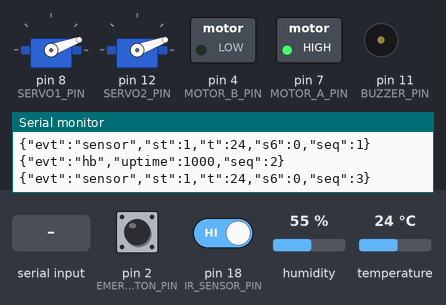
The sketch below on a simulated Arduino Uno, built with avr-gcc and run on an emulated ATmega328P. Shown: 2 × servo, switched loads named in the sketch (green lamp = pin HIGH), buzzer (waves = sounding), the last lines printed to the serial monitor. Inputs (shaded band) come from the test bench; at power-on: pin 2 (EMERGENCY_BUTTON_PIN) HIGH, pin 18 (IR_SENSOR_PIN) HIGH, humidity 55 %, temperature 24 °C.

Above: at 1.2 s.
1.3 s: pin 2 (EMERGENCY_BUTTON_PIN) pulled LOW for 0.15 s
At 6.0 s:
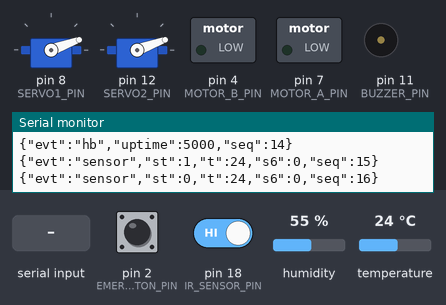
6.5 s: "B" received over Serial
At 6.74 s:
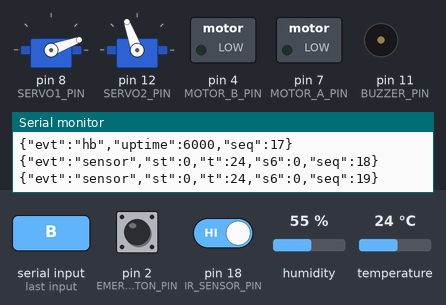
8.4 s: "A" received over Serial
At 8.64 s:
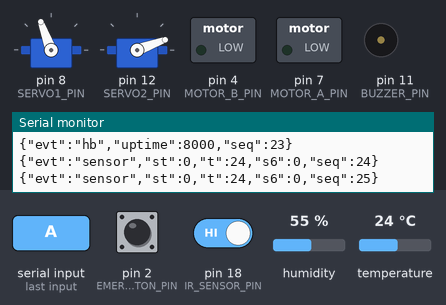
Timing chart, 0 to 11.4 s (numbered marks = the images above; inputs shaded):
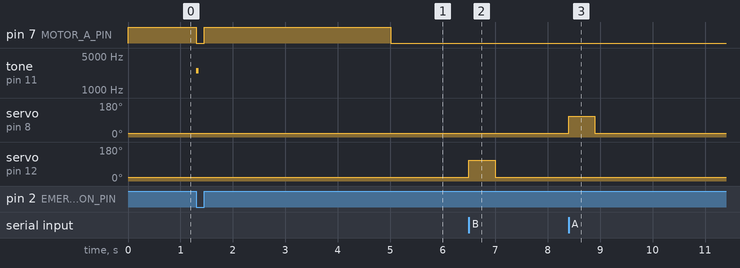

The sketch:

manufacturing_hardware.ino
```cpp
#include <Servo.h>
#include <DHT.h>
#include <ArduinoJson.h>
#include <avr/wdt.h>

// 핀 설정
#define IR_SENSOR_PIN 18
#define DHTPIN 13
#define DHTTYPE DHT22
#define EMERGENCY_BUTTON_PIN 2
#define BUZZER_PIN 11
#define SERVO1_PIN 8
#define SERVO2_PIN 12
#define MOTOR_A_PIN 7
#define MOTOR_B_PIN 4

// 시간 설정
const unsigned long PC_TIMEOUT_MS = 5000;
const unsigned long HEARTBEAT_INTERVAL_MS = 1000;
const unsigned long SENSOR_SEND_INTERVAL_MS = 500;
const unsigned long CONVEYOR_STOP_TIME_MS = 5000;
const unsigned long SENSOR_DEBOUNCE_TIME_MS = 30;
const unsigned long SERVO_RETURN_TIME_MS = 500;

// 동작값 설정
const int SERVO_WAIT_ANGLE = 20;
const int SERVO_ACTION_ANGLE = 110;
const int MOTOR_PWM = 150;
const char* FW_VERSION = "1.2.0";

// 장치 객체
DHT dht(DHTPIN, DHTTYPE);
Servo servo1;
Servo servo2;

// 서보모터 명령 저장 구조체
struct ServoTask {
  int servoId;
  int angle;
};

const int SERVO_QUEUE_SIZE = 10;
ServoTask servoQueue[SERVO_QUEUE_SIZE];

int queueHead = 0;
int queueTail = 0;

bool servoActive = false;
unsigned long servoStartTime = 0;

// 시스템 상태
int systemRunning = 1;
float temperatureValue = 0.0;

unsigned long lastCommandTime = 0;
unsigned long lastHeartbeatTime = 0;
unsigned long lastSensorSendTime = 0;
unsigned long sequenceNumber = 0;

bool pcTimeout = false;
bool emergencyStopped = false;
bool objectDetected = false;
bool sensorArmed = true;

unsigned long sensorLowStartTime = 0;
unsigned long conveyorStopStartTime = 0;

void setup() {
  Serial.begin(115200);

  dht.begin();

  servo1.attach(SERVO1_PIN);
  servo2.attach(SERVO2_PIN);
  moveBothServos(SERVO_WAIT_ANGLE);

  pinMode(IR_SENSOR_PIN, INPUT_PULLUP);
  pinMode(EMERGENCY_BUTTON_PIN, INPUT_PULLUP);
  pinMode(BUZZER_PIN, OUTPUT);
  pinMode(MOTOR_A_PIN, OUTPUT);
  pinMode(MOTOR_B_PIN, OUTPUT);

  lastCommandTime = millis();

  // 프로그램이 멈췄을 때 약 8초 후 자동 재시작
  wdt_enable(WDTO_8S);

  sendBootMessage();
}

void loop() {
  wdt_reset();

  unsigned long now = millis();

  processSerialCommunication(now);
  processEmergencyStop(now);
  processPcTimeout(now);
  processServoControl(now);
  processInfraredSensor(now);

  sendHeartbeat(now);
  sendSensorStatus(now);

  controlConveyorMotor();
}
```

Communication.ino
```cpp
void sendBootMessage() {
  StaticJsonDocument<160> bootData;

  bootData["evt"] = "boot";
  bootData["fw_version"] = FW_VERSION;

  serializeJson(bootData, Serial);
  Serial.println();
}

void sendAck(long sequence) {
  StaticJsonDocument<64> ackData;

  ackData["evt"] = "ack";
  ackData["seq"] = sequence;

  serializeJson(ackData, Serial);
  Serial.println();
}

void processSerialCommunication(unsigned long now) {
  if (Serial.available() <= 0) {
    return;
  }

  // JSON 명령 처리
  if (Serial.peek() == '{') {
    StaticJsonDocument<128> commandData;

    DeserializationError error = deserializeJson(commandData, Serial);
    if (error) {
      return;
    }

    lastCommandTime = now;
    pcTimeout = false;

    String command = commandData["cmd"] | "";
    long sequence = commandData["seq"] | 0;

    if (command == "start") {
      systemRunning = 1;
      sendAck(sequence);
    }
    else if (command == "stop") {
      systemRunning = 0;
      sendAck(sequence);
    }
    else if (command == "motor") {
      int motorValue = commandData["value"] | 0;
      systemRunning = motorValue > 0 ? 1 : 0;
      sendAck(sequence);
    }
    else if (command == "servo") {
      String target = commandData["target"] | "A";
      int angle = commandData["value"] | SERVO_ACTION_ANGLE;

      if (target == "B") {
        addServoTask(2, angle);
      }
      else {
        addServoTask(1, angle);
      }

      sendAck(sequence);
    }
    else if (command == "ping") {
      sendAck(sequence);
    }

    return;
  }

  // 간단한 문자 명령 처리
  char command = Serial.read();

  if (command == '0') {
    systemRunning = 0;
    lastCommandTime = now;
    pcTimeout = false;
  }
  else if (command == '1') {
    systemRunning = 1;
    lastCommandTime = now;
    pcTimeout = false;
  }
  else if (command == 'A') {
    addServoTask(1, SERVO_ACTION_ANGLE);
    lastCommandTime = now;
    pcTimeout = false;
  }
  else if (command == 'B') {
    addServoTask(2, SERVO_ACTION_ANGLE);
    lastCommandTime = now;
    pcTimeout = false;
  }
}

void sendHeartbeat(unsigned long now) {
  if (now - lastHeartbeatTime < HEARTBEAT_INTERVAL_MS) {
    return;
  }

  StaticJsonDocument<128> heartbeatData;

  heartbeatData["evt"] = "hb";
  heartbeatData["uptime"] = now;
  heartbeatData["seq"] = ++sequenceNumber;

  serializeJson(heartbeatData, Serial);
  Serial.println();

  lastHeartbeatTime = now;
}

void sendSensorStatus(unsigned long now) {
  if (now - lastSensorSendTime < SENSOR_SEND_INTERVAL_MS) {
    return;
  }

  float measuredTemperature = dht.readTemperature();

  if (!isnan(measuredTemperature)) {
    temperatureValue = measuredTemperature;
  }

  StaticJsonDocument<160> sensorData;

  sensorData["evt"] = "sensor";
  sensorData["st"] = systemRunning;
  sensorData["t"] = temperatureValue;
  sensorData["s6"] = objectDetected ? 1 : 0;
  sensorData["seq"] = ++sequenceNumber;

  serializeJson(sensorData, Serial);
  Serial.println();

  lastSensorSendTime = now;
}

void processPcTimeout(unsigned long now) {
  if (now - lastCommandTime > PC_TIMEOUT_MS) {
    systemRunning = 0;
    pcTimeout = true;
  }
}
```

ConveyorControl.ino
```cpp
void processInfraredSensor(unsigned long now) {
  int sensorState = digitalRead(IR_SENSOR_PIN);

  // 센서가 LOW이면 물체가 감지된 상태
  if (sensorState == LOW) {
    if (sensorLowStartTime == 0) {
      sensorLowStartTime = now;
    }

    bool debounceFinished =
      now - sensorLowStartTime >= SENSOR_DEBOUNCE_TIME_MS;

    if (sensorArmed && !objectDetected && debounceFinished) {
      objectDetected = true;
      conveyorStopStartTime = now;
      sensorArmed = false;
    }
  }
  else {
    sensorLowStartTime = 0;
    sensorArmed = true;
  }

  // 설정된 정지 시간이 지나면 다시 이동 가능 상태로 변경
  if (objectDetected &&
      now - conveyorStopStartTime >= CONVEYOR_STOP_TIME_MS) {
    objectDetected = false;
    conveyorStopStartTime = 0;
  }
}

void controlConveyorMotor() {
  bool mustStop =
    emergencyStopped ||
    pcTimeout ||
    systemRunning == 0 ||
    objectDetected;

  if (mustStop) {
    analogWrite(MOTOR_A_PIN, 0);
    analogWrite(MOTOR_B_PIN, 0);

    digitalWrite(MOTOR_A_PIN, LOW);
    digitalWrite(MOTOR_B_PIN, LOW);
    return;
  }

  analogWrite(MOTOR_A_PIN, MOTOR_PWM);
  digitalWrite(MOTOR_B_PIN, LOW);
}
```

EmergencyStop.ino
```cpp
void processEmergencyStop(unsigned long now) {
  emergencyStopped =
    digitalRead(EMERGENCY_BUTTON_PIN) == LOW;

  if (emergencyStopped) {
    // 0.5초 주기로 부저를 반복 출력
    if (now % 500 < 350) {
      tone(BUZZER_PIN, 2500);
    }
    else {
      noTone(BUZZER_PIN);
    }
  }
  else {
    noTone(BUZZER_PIN);
  }
}
```

ServoControl.ino
```cpp
void addServoTask(int servoId, int angle) {
  int nextTail = (queueTail + 1) % SERVO_QUEUE_SIZE;

  // 명령 저장 공간이 가득 차면 새 명령을 추가하지 않음
  if (nextTail == queueHead) {
    return;
  }

  servoQueue[queueTail].servoId = servoId;
  servoQueue[queueTail].angle = constrain(angle, 0, 180);
  queueTail = nextTail;
}

void processServoControl(unsigned long now) {
  // 비상정지 상태에서는 서보를 원위치로 복귀하고 대기
  if (emergencyStopped) {
    moveBothServos(SERVO_WAIT_ANGLE);
    servoActive = false;
    queueHead = queueTail;
    return;
  }

  // 대기 중인 서보 명령 실행
  if (!servoActive && queueHead != queueTail) {
    ServoTask task = servoQueue[queueHead];
    queueHead = (queueHead + 1) % SERVO_QUEUE_SIZE;

    if (task.servoId == 1) {
      servo1.write(task.angle);
    }
    else {
      servo2.write(task.angle);
    }

    servoActive = true;
    servoStartTime = now;
  }

  // 일정 시간이 지나면 두 서보를 원위치로 복귀
  if (servoActive &&
      now - servoStartTime >= SERVO_RETURN_TIME_MS) {
    moveBothServos(SERVO_WAIT_ANGLE);
    servoActive = false;
  }
}

void moveBothServos(int angle) {
  servo1.write(angle);
  servo2.write(angle);
}
```

Measured:
- after the input at 1.3 s, pin 7 (MOTOR_A_PIN): HIGH → LOW after 0.00 s instead of 3.7 s; tone on pin 11 (BUZZER_PIN): silent → 2500 Hz at once, → silent 0.05 s later
- after the input at 6.5 s, servo on pin 12 (SERVO2_PIN): 20° → 110° at once, → 20° 0.50 s later
- after the input at 8.4 s, servo on pin 8 (SERVO1_PIN): 20° → 110° at once, → 20° 0.50 s later
